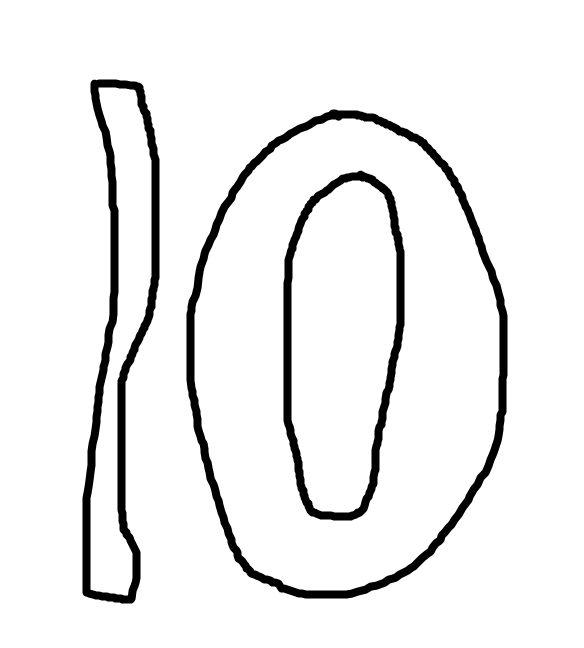
#> input picture 専門ゼミナール2/tegaki10.png, 584 x 648 px
$ python '20630141 NGUYEN HOANG DUC 12-1.py'
#> lines starting #> are read from the running program, lines starting #| are printed output that depends on the picture
#20630141 NGUYEN HOANG DUC
#111-2
from sklearn.datasets import load_digits
import matplotlib.pyplot as plt
from sklearn.model_selection import train_test_split as split
from sklearn import svm
from PIL import Image
import numpy as np


digits= load_digits()
print(digits.DESCR)

index = 19
print(digits.data[index])
print(digits.target[index])

plt.matshow(digits.images[index],cmap="gray")
plt.show()
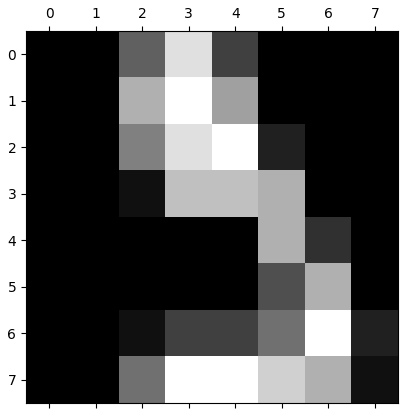
#> figure drawn by matplotlib, 1 panel

for i in [3,10,12]:
    n = 16 - digits.data[i]
    nr = n.reshape(8,8)
    plt.matshow(nr,cmap= "gray")
plt.show()
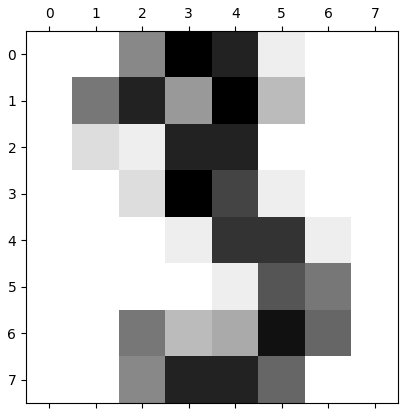
#> figure drawn by matplotlib, 1 panel
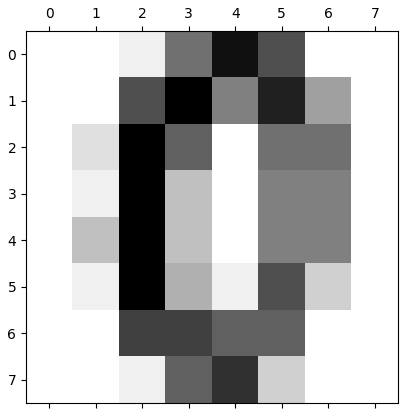
#> figure drawn by matplotlib, 1 panel
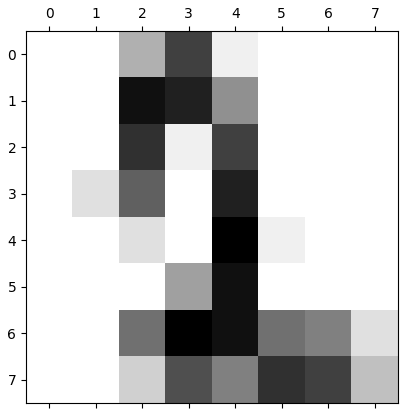
#> figure drawn by matplotlib, 1 panel

x_train, x_test, y_train, y_test = split(digits.data,digits.target,train_size=0.8)


clf = svm.LinearSVC()


clf.fit(x_train, y_train)

pred = clf.predict(x_test)

result = list(pred == y_test).count(True)/ len(y_test)
print("正確率" + str(result))

png_file = "tegaki10.png"

img = Image.open(png_file)
#> img is the input picture: PIL image 584x648 RGB; min 0, max 255, mean 237.6
plt.imshow(img)

img.thumbnail((8,8),Image.LANCZOS)
img = img.convert("L")
plt.matshow(img, cmap="gray")

img_a= np.array(img,"f")
img_a= 255 - img_a
img_a= img_a//16
img_a= img_a.reshape(-1,)
#> img_a = 56 values, max 3 at index 8, min 0 at index 0, mean 0.786

"""print("---学習に利用したデータ---")
print(digits.data[0])

print("----今回変換したデータ---")
print(img_a)"""

#学習モデルを読み込んで判定
#> (the run stopped early here; a loop or call above may not have finished)

$ run again, with 専門ゼミナール2/tegaki5.png copied over 専門ゼミナール2/tegaki10.png
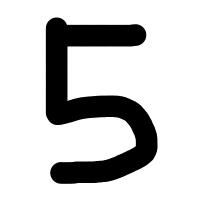
#> input picture 専門ゼミナール2/tegaki5.png, 200 x 200 px
#> img is the input picture: PIL image 200x200 RGB; min 0, max 255, mean 201.5
#> img_a = 64 values, max 14 at index 10, min 0 at index 0, mean 3.28
#> pred = [5]
#> `print(result)`:
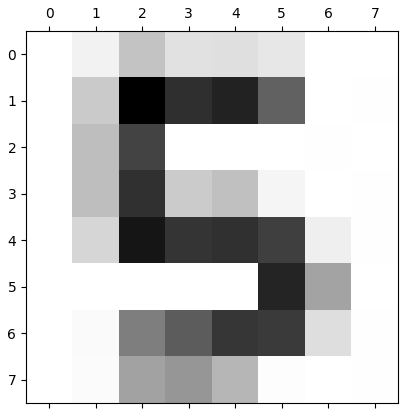
#> figure drawn by matplotlib, 1 panel

$ run again, with 専門ゼミナール2/tegaki9.png copied over 専門ゼミナール2/tegaki10.png
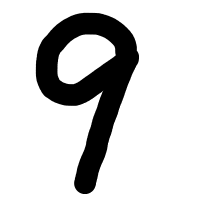
#> input picture 専門ゼミナール2/tegaki9.png, 200 x 200 px
#> img is the input picture: PIL image 200x200 RGB; min 0, max 255, mean 206.1
#> img_a = 64 values, max 15 at index 28, min 0 at index 0, mean 3.09
#> pred = [4]
#> `print(result)`:
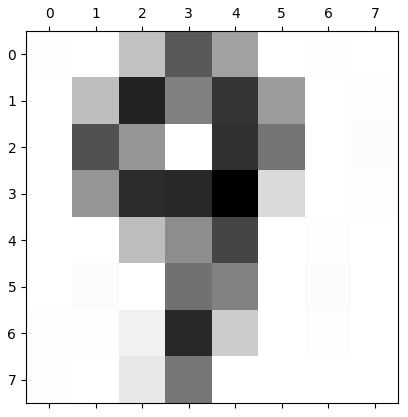
#> figure drawn by matplotlib, 1 panel
